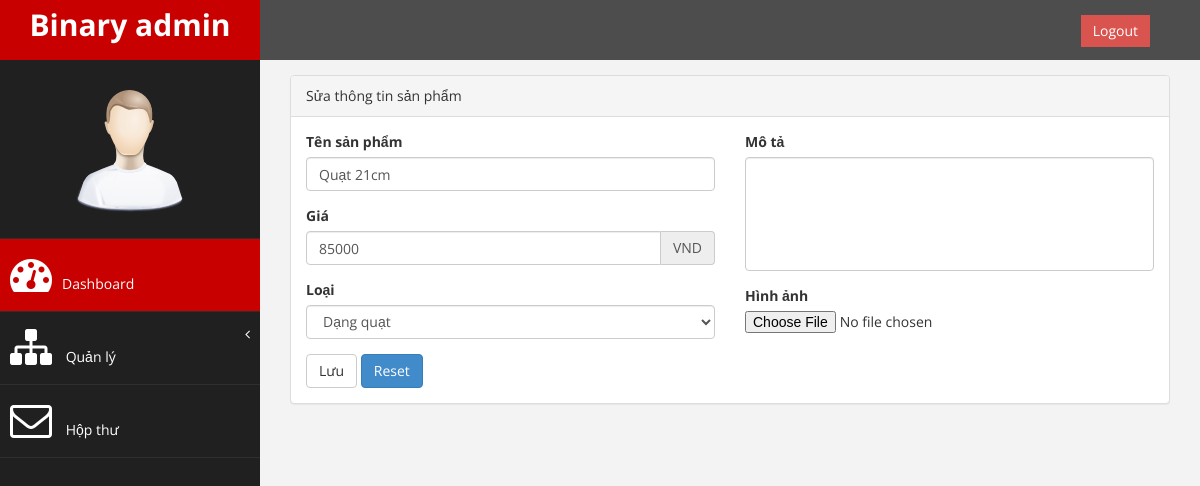
The app's page /admin/editProduct/14 (signed in) with its own data.
### tables this page shows
CREATE TABLE `hinh` (
  `id` int(11) NOT NULL,
  `sanPhamId` int(11) NOT NULL,
  `tenHinh` text NOT NULL
);

CREATE TABLE `sanpham` (
  `id` int(11) NOT NULL,
  `ten` varchar(50) NOT NULL,
  `loaiId` int(11) NOT NULL,
  `moTa` text,
  `gia` int(11) NOT NULL,
  `ngayRaMat` timestamp NOT NULL DEFAULT CURRENT_TIMESTAMP,
  `luotMua` int(11) NOT NULL DEFAULT '0'
);

CREATE TABLE `loai` (
  `id` int(11) NOT NULL,
  `ten` varchar(30) NOT NULL,
  `moTa` text
);

### class/database.class.php (called while the page is built, shortened)
<?php
  class database {
    protected $pdo;
    function __construct(){
      $this->pdo = new PDO("mysql:host=localhost; dbname=caycanh", "root", "");
      $this->pdo->query("set names 'utf8' ");
    }
    function query($sql, $arr=array()){
      $stm = $this->pdo->prepare($sql);
  		$stm->execute($arr);
  		return $stm->fetchAll(PDO::FETCH_ASSOC);
    }
  }
 ?>

### include/function.php (called while the page is built, shortened)
<?php
function getValue($k, $default="")
{
	if (isset($_GET[$k])) return $_GET[$k];
	return $default;
}

### class/product.class.php (called while the page is built, shortened)
<?php
class Product extends database
{
	function getProductById($id){
		return $this->query("SELECT * FROM sanpham INNER JOIN hinh ON sanpham.id=hinh.sanPhamId WHERE sanpham.id=$id");
	}
}
?>

### class/category.class.php (called while the page is built, shortened)
<?php
class Category extends Database
{
  public function getAllCategories()
  {
    $categories = array();
    $rows = $this->query("SELECT * FROM loai");
    foreach ($rows as $r ) {
      $category['id'] = $r['id'];
      $category['name'] = $r['ten'];
      $categories[] = $category;
    }
    return $categories;
  }
}
?>

### admin/module/product/edit-form.php (the view, shortened to what this page needs)
<?php
$productDB = new Product();
$p = $productDB->getProductById(getValue('key'))[0];
?>
<div class="row">
  <div class="col-md-12">
    <div class="panel panel-default">
      <div class="panel-heading">
          Sửa thông tin sản phẩm
      </div>
      <div class="panel-body">
        <div class="row">
          <form role="form" action=<?=SERVER_NAME.'/admin/editProduct' ?> method="post" enctype="multipart/form-data">
            <div class="col-md-6">
              <div class="form-group">
                  <label>Tên sản phẩm</label>
                  <input class="form-control" name="name" value="<?=$p['ten']?>"/>
              </div>
              <label>Giá</label>
              <div class="form-group input-group">
                  <input class="form-control" name="price" align="right" value="<?=$p['gia']?>"/>
                  <span class="input-group-addon"> VND</span>
              </div>
              <div class="form-group">
                  <label>Loại</label>
                  <select class="form-control" name="category">
                    <?php $db = new Category();
                    $categories = $db->getAllCategories();
                    foreach ($categories as $c) {
                      echo '<option value='.$c['id'].' '.($p['loaiId']==$c['id']?'selected="selected"':'').'>'.$c['name'].'</option>';
                    }
                    ?>
                  </select>
              </div>
              <button type="submit" class="btn btn-default">Lưu</button>
              <button type="reset" class="btn btn-primary">Reset</button>
            </div>
            <div class="col-md-6">
              <div class="form-group">
                <label>Mô tả</label>
                <textarea class="form-control" name="desc" rows="5" style="resize:none"><?=$p['moTa']?></textarea>
              </div>
              <div class="form-group">
                <label>Hình ảnh</label>
                <input type="file" name="newImage">
              </div>
            </div>
          </form>
        </div>
      </div>
    </div>
  </div>
</div>

### admin/assets/css/custom.css (style rules this page uses)
body { font-family: 'Open Sans', sans-serif; }

### records on screen
hinh: name "Quạt 21cm", price "85000"
sanpham: category "Dạng quạt"
